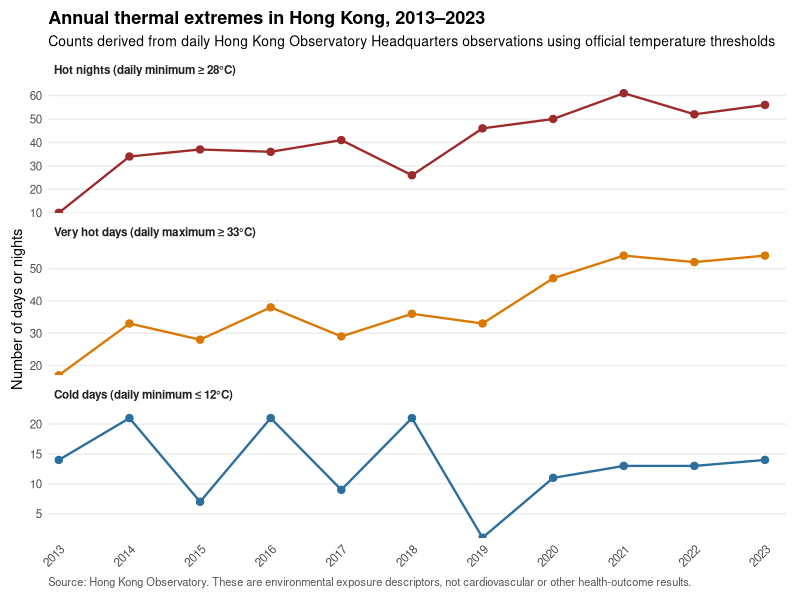
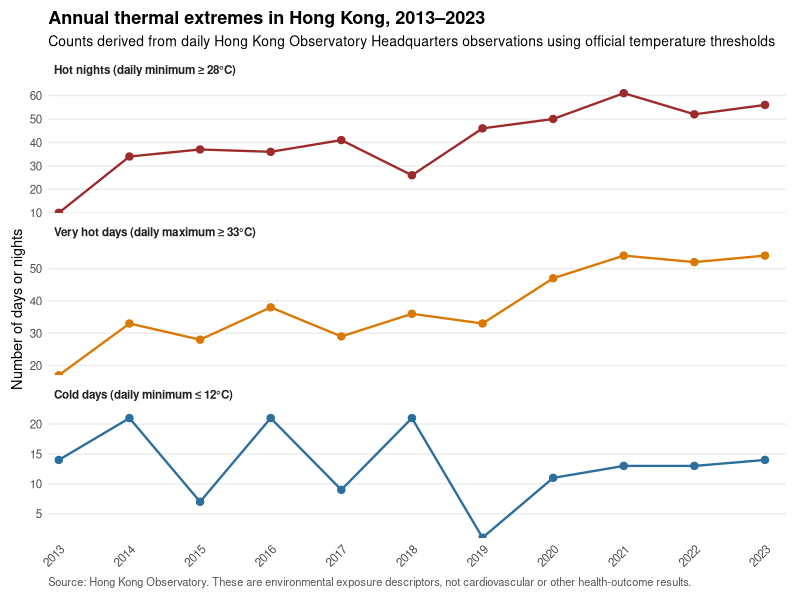

The R source for these figures, in order:
#!/usr/bin/env Rscript
# 14_hko_annual_extremes_figure.R
# Publication-quality three-panel annual thermal-extreme figure (2013–2023).
# Environmental exposure descriptors only — not health-outcome results.

user_lib <- Sys.getenv("R_LIBS_USER", unset = file.path(Sys.getenv("HOME"), "R", "library"))
dir.create(user_lib, recursive = TRUE, showWarnings = FALSE)
.libPaths(c(user_lib, .libPaths()))

suppressPackageStartupMessages({
  library(ggplot2)
  library(dplyr)
  library(tidyr)
  library(readr)
  library(lubridate)
  library(scales)
})

climate <- readr::read_csv(
  "data_processed/climate_monthly_2013_2023.csv",
  show_col_types = FALSE
)

stopifnot("month_date" %in% names(climate))
stopifnot(all(c("hot_nights", "very_hot_days", "cold_days") %in% names(climate)))
stopifnot(nrow(climate) == 132L)
stopifnot(!any(duplicated(climate$month_id)))
stopifnot(all(climate$station == "HKO"))

climate <- climate |>
  mutate(
    month_date = as.Date(month_date),
    year = lubridate::year(month_date)
  )

# Monthly counts must lie within days in month
stopifnot(all(climate$hot_nights >= 0 & climate$hot_nights <= climate$expected_days))
stopifnot(all(climate$very_hot_days >= 0 & climate$very_hot_days <= climate$expected_days))
stopifnot(all(climate$cold_days >= 0 & climate$cold_days <= climate$expected_days))
stopifnot(!any(is.na(climate$hot_nights)))
stopifnot(!any(is.na(climate$very_hot_days)))
stopifnot(!any(is.na(climate$cold_days)))

annual_extremes <- climate |>
  filter(year >= 2013, year <= 2023) |>
  group_by(year) |>
  summarise(
    hot_nights = sum(hot_nights, na.rm = TRUE),
    very_hot_days = sum(very_hot_days, na.rm = TRUE),
    cold_days = sum(cold_days, na.rm = TRUE),
    extremely_hot_days = sum(extremely_hot_days, na.rm = TRUE),
    n_months = n_distinct(month_date),
    .groups = "drop"
  )

stopifnot(all(annual_extremes$n_months == 12))
stopifnot(nrow(annual_extremes) == 11L)

# Official HKO Year's Weather totals (Headquarters), transcribed from
# https://www.hko.gov.hk/en/wxinfo/pastwx/ ... ywxYYYY.htm
official <- tibble::tibble(
  year = 2013:2023,
  hot_nights_official = c(10L, 34L, 37L, 36L, 41L, 26L, 46L, 50L, 61L, 52L, 56L),
  very_hot_days_official = c(17L, 33L, 28L, 38L, 29L, 36L, 33L, 47L, 54L, 52L, 54L),
  cold_days_official = c(14L, 21L, 7L, 21L, 9L, 21L, 1L, 11L, 13L, 13L, 14L),
  official_source = sprintf(
    "HKO The Year's Weather – %d",
    2013:2023
  )
)

validation_long <- annual_extremes |>
  select(year, hot_nights, very_hot_days, cold_days) |>
  pivot_longer(
    cols = c(hot_nights, very_hot_days, cold_days),
    names_to = "metric",
    values_to = "pipeline_total"
  ) |>
  left_join(
    official |>
      pivot_longer(
        cols = c(hot_nights_official, very_hot_days_official, cold_days_official),
        names_to = "metric_raw",
        values_to = "official_hko_total"
      ) |>
      mutate(
        metric = dplyr::recode(
          metric_raw,
          hot_nights_official = "hot_nights",
          very_hot_days_official = "very_hot_days",
          cold_days_official = "cold_days"
        )
      ) |>
      select(year, metric, official_hko_total, official_source),
    by = c("year", "metric")
  ) |>
  mutate(
    difference = pipeline_total - official_hko_total,
    validation_status = ifelse(
      is.na(official_hko_total),
      "NOT YET VERIFIED",
      ifelse(difference == 0, "MATCH", "MISMATCH")
    ),
    notes = "Station = HKO Headquarters; thresholds Tmin>=28, Tmax>=33, Tmin<=12"
  )

if (any(validation_long$validation_status == "MISMATCH")) {
  warning("HKO validation mismatches detected — see validation table.")
} else {
  message("All validated annual totals MATCH official HKO Year's Weather summaries.")
}

annual_long <- annual_extremes |>
  select(year, hot_nights, very_hot_days, cold_days) |>
  pivot_longer(
    cols = c(hot_nights, very_hot_days, cold_days),
    names_to = "metric",
    values_to = "days"
  ) |>
  mutate(
    metric = factor(
      metric,
      levels = c("hot_nights", "very_hot_days", "cold_days"),
      labels = c(
        "Hot nights (daily minimum ≥ 28°C)",
        "Very hot days (daily maximum ≥ 33°C)",
        "Cold days (daily minimum ≤ 12°C)"
      )
    )
  )

metric_colours <- c(
  "Hot nights (daily minimum ≥ 28°C)" = "#9C2C2C",
  "Very hot days (daily maximum ≥ 33°C)" = "#D97904",
  "Cold days (daily minimum ≤ 12°C)" = "#2C6E9C"
)

p <- ggplot(
  annual_long,
  aes(x = year, y = days, group = metric, colour = metric)
) +
  geom_line(linewidth = 0.8) +
  geom_point(size = 2.2) +
  facet_wrap(~ metric, ncol = 1, scales = "free_y") +
  scale_colour_manual(values = metric_colours, guide = "none") +
  scale_x_continuous(
    breaks = 2013:2023,
    labels = as.character(2013:2023),
    expand = expansion(mult = c(0.015, 0.03))
  ) +
  scale_y_continuous(
    breaks = pretty_breaks(n = 5),
    expand = expansion(mult = c(0, 0.10))
  ) +
  labs(
    title = "Annual thermal extremes in Hong Kong, 2013–2023",
    subtitle = paste(
      "Counts derived from daily Hong Kong Observatory Headquarters observations",
      "using official temperature thresholds"
    ),
    x = NULL,
    y = "Number of days or nights",
    caption = paste(
      "Source: Hong Kong Observatory.",
      "These are environmental exposure descriptors,",
      "not cardiovascular or other health-outcome results."
    )
  ) +
  theme_minimal(base_size = 10.5) +
  theme(
    plot.title = element_text(face = "bold", size = 13),
    plot.subtitle = element_text(size = 10),
    strip.text = element_text(face = "bold", hjust = 0, colour = "#222222"),
    panel.grid.minor = element_blank(),
    panel.grid.major.x = element_blank(),
    axis.text.x = element_text(angle = 45, hjust = 1),
    plot.caption = element_text(size = 8, colour = "#555555", hjust = 0),
    plot.margin = margin(8, 10, 8, 8)
  )

dir.create("figures", showWarnings = FALSE, recursive = TRUE)
dir.create("outputs/tables", showWarnings = FALSE, recursive = TRUE)

# Prefer cairo_pdf when available; fall back to pdf()
pdf_device <- if (isTRUE(capabilities("cairo"))) cairo_pdf else "pdf"

ggsave(
  "figures/hko_annual_extremes_2013_2023.pdf",
  p,
  width = 7.2,
  height = 7.4,
  units = "in",
  device = pdf_device
)

ggsave(
  "figures/hko_annual_extremes_2013_2023.png",
  p,
  width = 7.2,
  height = 7.4,
  units = "in",
  dpi = 320,
  bg = "white"
)

write_csv(annual_extremes, "outputs/tables/hko_annual_extremes_2013_2023.csv")
write_csv(validation_long, "outputs/tables/hko_annual_extremes_validation.csv")

message("Wrote figures/hko_annual_extremes_2013_2023.pdf/.png")
message("Wrote outputs/tables/hko_annual_extremes_2013_2023.csv")
message("Wrote outputs/tables/hko_annual_extremes_validation.csv")
print(validation_long |> count(validation_status))
